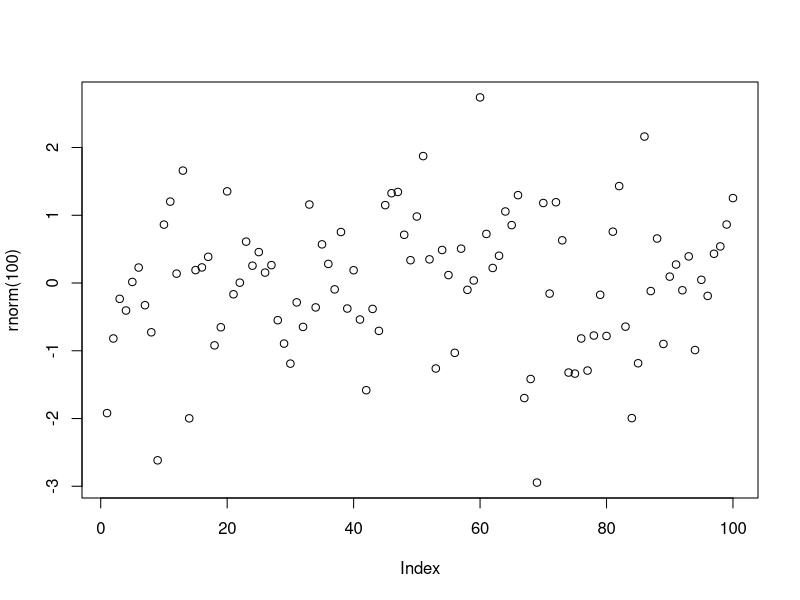

This chart was generated by the following R code:
## ---- chunk 1
plot(rnorm(100))

